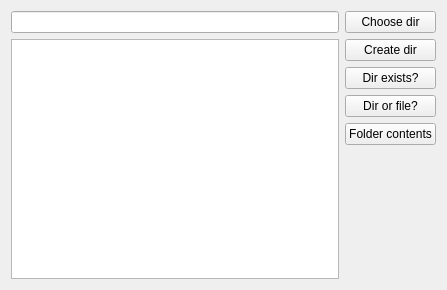
<?xml version="1.0" encoding="UTF-8"?>
<ui version="4.0">
 <class>Widget</class>
 <widget class="QWidget" name="Widget">
  <property name="geometry">
   <rect>
    <x>0</x>
    <y>0</y>
    <width>447</width>
    <height>290</height>
   </rect>
  </property>
  <property name="windowTitle">
   <string>Widget</string>
  </property>
  <layout class="QHBoxLayout" name="horizontalLayout">
   <item>
    <layout class="QVBoxLayout" name="verticalLayout">
     <item>
      <widget class="QLineEdit" name="lineEdit"/>
     </item>
     <item>
      <widget class="QListWidget" name="listWidget"/>
     </item>
    </layout>
   </item>
   <item>
    <layout class="QVBoxLayout" name="verticalLayout_2">
     <item>
      <widget class="QPushButton" name="choosedir">
       <property name="text">
        <string>Choose dir</string>
       </property>
      </widget>
     </item>
     <item>
      <widget class="QPushButton" name="createdir">
       <property name="text">
        <string>Create dir</string>
       </property>
      </widget>
     </item>
     <item>
      <widget class="QPushButton" name="direxist">
       <property name="text">
        <string>Dir exists?</string>
       </property>
      </widget>
     </item>
     <item>
      <widget class="QPushButton" name="dirorfile">
       <property name="text">
        <string>Dir or file?</string>
       </property>
      </widget>
     </item>
     <item>
      <widget class="QPushButton" name="dircontent">
       <property name="text">
        <string>Folder contents</string>
       </property>
      </widget>
     </item>
     <item>
      <spacer name="verticalSpacer">
       <property name="orientation">
        <enum>Qt::Vertical</enum>
       </property>
       <property name="sizeHint" stdset="0">
        <size>
         <width>20</width>
         <height>40</height>
        </size>
       </property>
      </spacer>
     </item>
    </layout>
   </item>
  </layout>
 </widget>
 <layoutdefault spacing="6" margin="11"/>
 <resources/>
 <connections/>
</ui>
